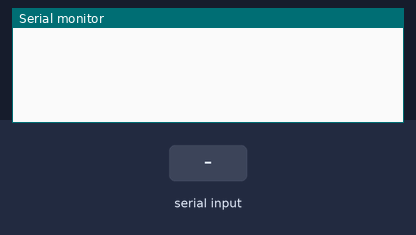
Simulated run of this sketch. Board: Arduino Uno, built with avr-gcc and run on an emulated ATmega328P. On the bench: the last lines printed to the serial monitor. The inputs (shaded band) are chosen by the test bench.

Above: at 1.2 s.
1.3 s: "90,45!" received over the second serial link
At 1.9 s:
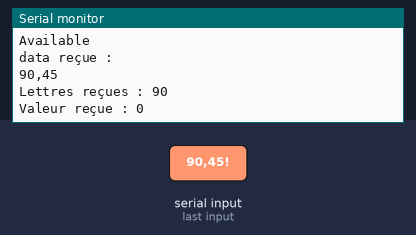
2.8 s: "5!" received over the second serial link
At 3.2 s:
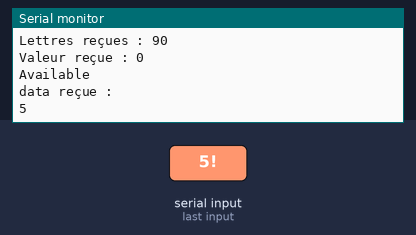

The sketch:

Test_data.ino
```cpp
//Libraries
#include <Wire.h>
#include <SoftwareSerial.h>
#include "Servo.h"
#include <I2Cdev.h>


//Définition des variables pour le bluetooth
const int RX = 11;
const int TX = 10;
SoftwareSerial bluetoothSerial(RX, TX); // RX, TX


void setup() {
  Serial.begin(9600);

 // define pin modes for tx, rx pins:
  pinMode(RX, INPUT);
  pinMode(TX, OUTPUT);
  bluetoothSerial.begin(9600);
}

void loop() {

  //Lecture  et traitement de la data reçue par bluetooth
  //Format XXvalue!
  if (bluetoothSerial.available()) {
    Serial.println("Available");

    // Lire la chaîne jusqu'au caractère '!'
    String data = bluetoothSerial.readStringUntil('!');

    Serial.println("data reçue : ");
    Serial.println(data);

    // Vérifier que la chaîne contient au moins 2 lettres suivies d'une valeur
    if (data.length() >= 3) {
      // Extraire les deux lettres
      String prefix = data.substring(0, 2);

      // Extraire la valeur entière après les deux lettres
      String valueString = data.substring(2); // À partir du troisième caractère
      int value = valueString.toInt(); // Convertir en entier

      // Afficher les résultats pour débogage
      Serial.print("Lettres reçues : ");
      Serial.println(prefix);
      Serial.print("Valeur reçue : ");
      Serial.println(value);

    }
  }

}
```

Measured:
- after the input at 1.3 s, the serial monitor: prints a new line at once (image 1)
- after the input at 2.8 s, the serial monitor: prints a new line at once (image 2)
